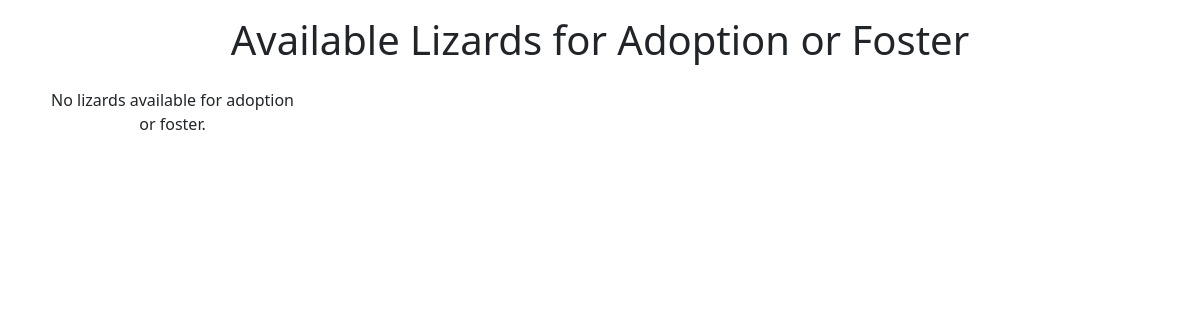
The app's page /lizards/, older data.
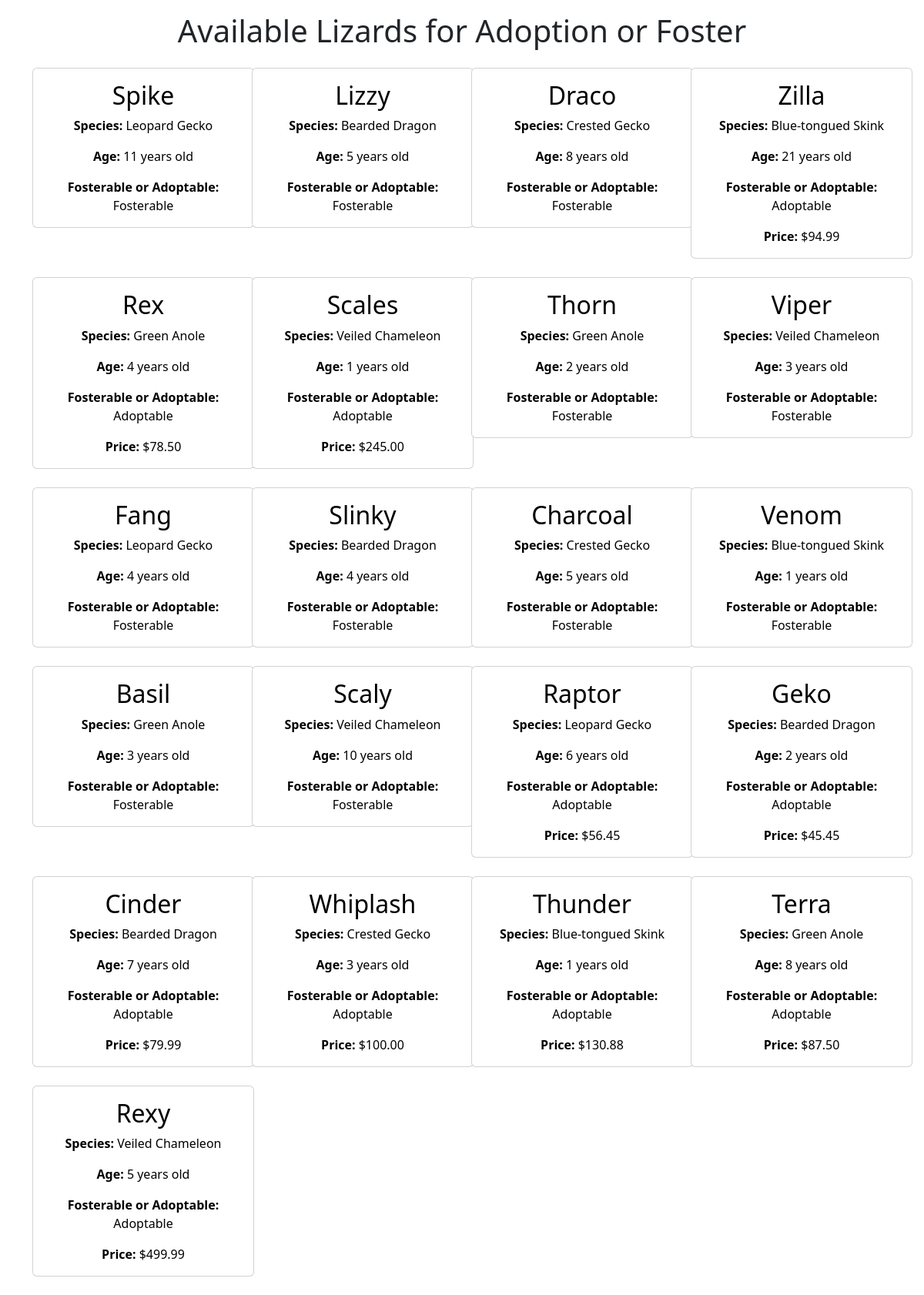
The same page, newer data.
### animal_adoption_app/models.py (models this page shows, shortened)
class Lizard(models.Model):
    animal = models.OneToOneField(Animal, on_delete=models.CASCADE, primary_key=True)
    species = models.CharField(max_length=100)
    age = models.IntegerField()
    temperature = models.IntegerField()

class Animal(models.Model):
    id = models.AutoField(primary_key=True)
    name = models.CharField(max_length=100, unique=True)
    price = models.DecimalField(max_digits=10, decimal_places=2)
    fosterable = models.BooleanField(default=False)
    image_path = models.CharField(max_length=255, blank=True, null=True)
    SHELTER_CHOICES = [
        ('Homeward Animal Shelter', 'Homeward Animal Shelter'),
        ('Cats Cradle Shelter Inc', 'Cats Cradle Shelter Inc'),
        ('Minn-Kota PAAWS', 'Minn-Kota PAAWS'),
    ]
    shelter = models.CharField(max_length=100, choices=SHELTER_CHOICES)

### animal_adoption_app/views.py (the view)
# urls.py: path('lizards/', views.lizards, name='lizards'),
def lizards(request):
    lizards = Lizard.objects.all()
    return render(request, 'animal_adoption_app/lizards.html', {'lizard_list': lizards})

### templates/animal_adoption_app/lizards.html (shortened to what this page needs)
<!DOCTYPE html>
<html lang="en">
<head>
    <link href="https://cdn.jsdelivr.net/npm/bootstrap@5.3.3/dist/css/bootstrap.min.css" rel="stylesheet">
</head>
<body>
    {% load static %}
    <h1 class="text-center mt-3 mb-4">Available Lizards for Adoption or Foster</h1>
    <div class="container">
        <div class="row row-cols-1 row-cols-md-2 row-cols-lg-3 row-cols-xl-4">
            {% for lizard in lizard_list %}
                <div class="col mb-4 text-center">
                    <div class="card" style="width: 18rem;">
                        <a href="{% url 'animal_detail' lizard.animal.id %}" class="card-link">
                            <div class="card-body">
                                <h2 class="card-title">{{ lizard.animal.name }}</h2>
                                <p class="card-text"><strong>Species:</strong> {{ lizard.species }}</p>
                                <p class="card-text"><strong>Age:</strong> {{ lizard.age }} years old</p>
                                <p class="card-text"><strong>Fosterable or Adoptable:</strong> {% if lizard.animal.fosterable %}Fosterable{% else %}Adoptable{% endif %}</p>
                                {% if not lizard.animal.fosterable %}
                                    <p class="card-text"><strong>Price:</strong> ${{ lizard.animal.price }}</p>
                                {% endif %}
                            </div>
                        </a>
                    </div>
                </div>
            {% empty %}
                <p class="col text-center">No lizards available for adoption or foster.</p>
            {% endfor %}
        </div>
    </div>
</body>
</html>

Row changes from the older to the newer data that the page shows:
added Lizard: animal.name "Spike", species "Leopard Gecko", age "11", shows "Fosterable"
added Lizard: animal.name "Lizzy", species "Bearded Dragon", age "5", shows "Fosterable"
added Lizard: animal.name "Draco", species "Crested Gecko", age "8", shows "Fosterable"
added Lizard: animal.name "Zilla", species "Blue-tongued Skink", age "21", shows "Adoptable", animal.price "94.99"
added Lizard: animal.name "Rex", species "Green Anole", age "4", shows "Adoptable", animal.price "78.50"
added Lizard: animal.name "Scales", species "Veiled Chameleon", age "1", shows "Adoptable", animal.price "245.00"
added Lizard: animal.name "Thorn", species "Green Anole", age "2", shows "Fosterable"
added Lizard: animal.name "Viper", species "Veiled Chameleon", age "3", shows "Fosterable"
added Lizard: animal.name "Fang", species "Leopard Gecko", age "4", shows "Fosterable"
added Lizard: animal.name "Slinky", species "Bearded Dragon", age "4", shows "Fosterable"
added Lizard: animal.name "Charcoal", species "Crested Gecko", age "5", shows "Fosterable"
added Lizard: animal.name "Venom", species "Blue-tongued Skink", age "1", shows "Fosterable"
added Lizard: animal.name "Basil", species "Green Anole", age "3", shows "Fosterable"
added Lizard: animal.name "Scaly", species "Veiled Chameleon", age "10", shows "Fosterable"
added Lizard: animal.name "Raptor", species "Leopard Gecko", age "6", shows "Adoptable", animal.price "56.45"
added Lizard: animal.name "Geko", species "Bearded Dragon", age "2", shows "Adoptable", animal.price "45.45"
added Lizard: animal.name "Cinder", species "Bearded Dragon", age "7", shows "Adoptable", animal.price "79.99"
added Lizard: animal.name "Whiplash", species "Crested Gecko", age "3", shows "Adoptable", animal.price "100.00"
added Lizard: animal.name "Thunder", species "Blue-tongued Skink", age "1", shows "Adoptable", animal.price "130.88"
added Lizard: animal.name "Terra", species "Green Anole", age "8", shows "Adoptable", animal.price "87.50"
added Lizard: animal.name "Rexy", species "Veiled Chameleon", age "5", shows "Adoptable", animal.price "499.99"
Text that changed along with them:
text no longer shown: "No lizards available for adoption or foster."
